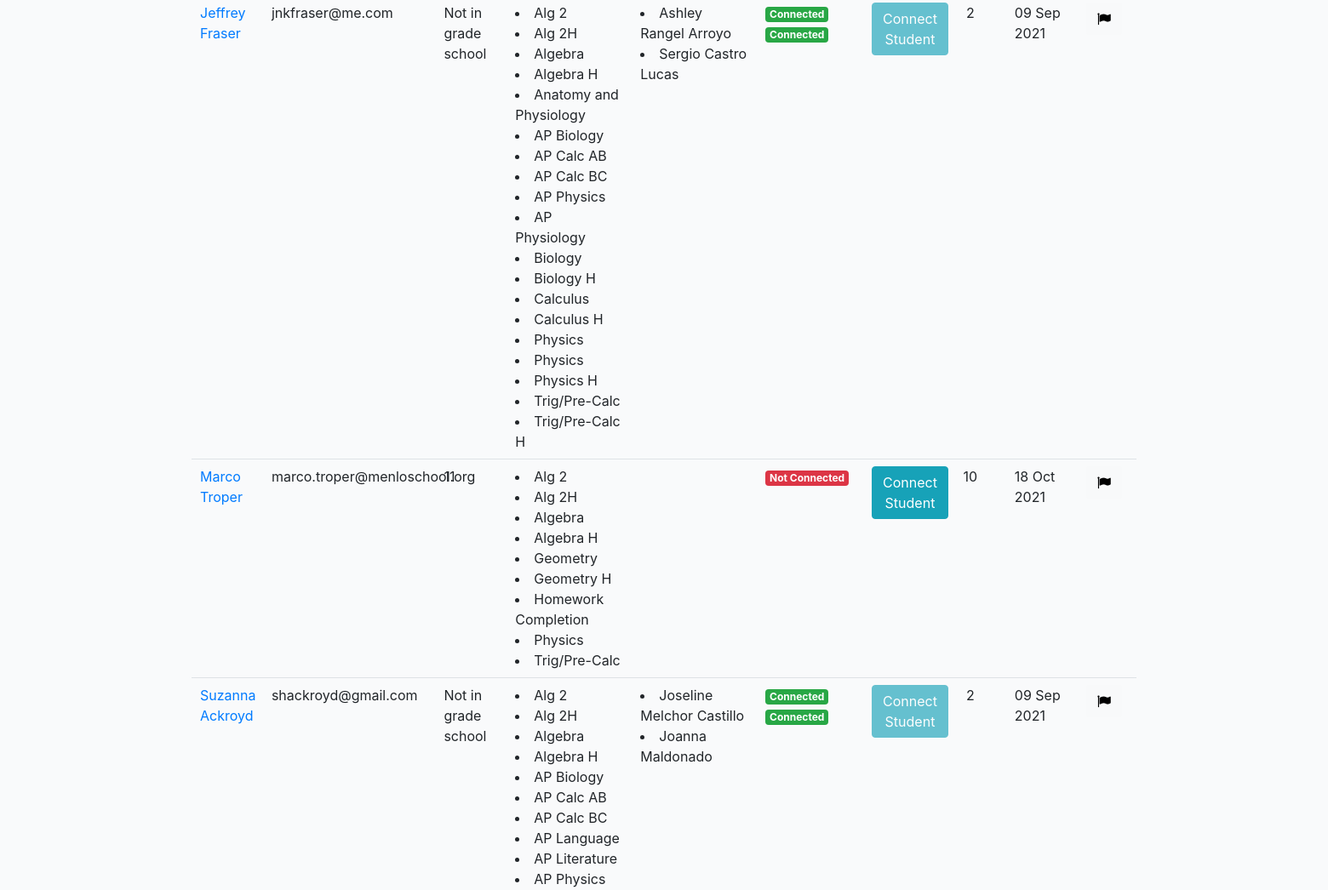
Before: /tutoring/tutors/ (signed in, middle part) with the older database file.
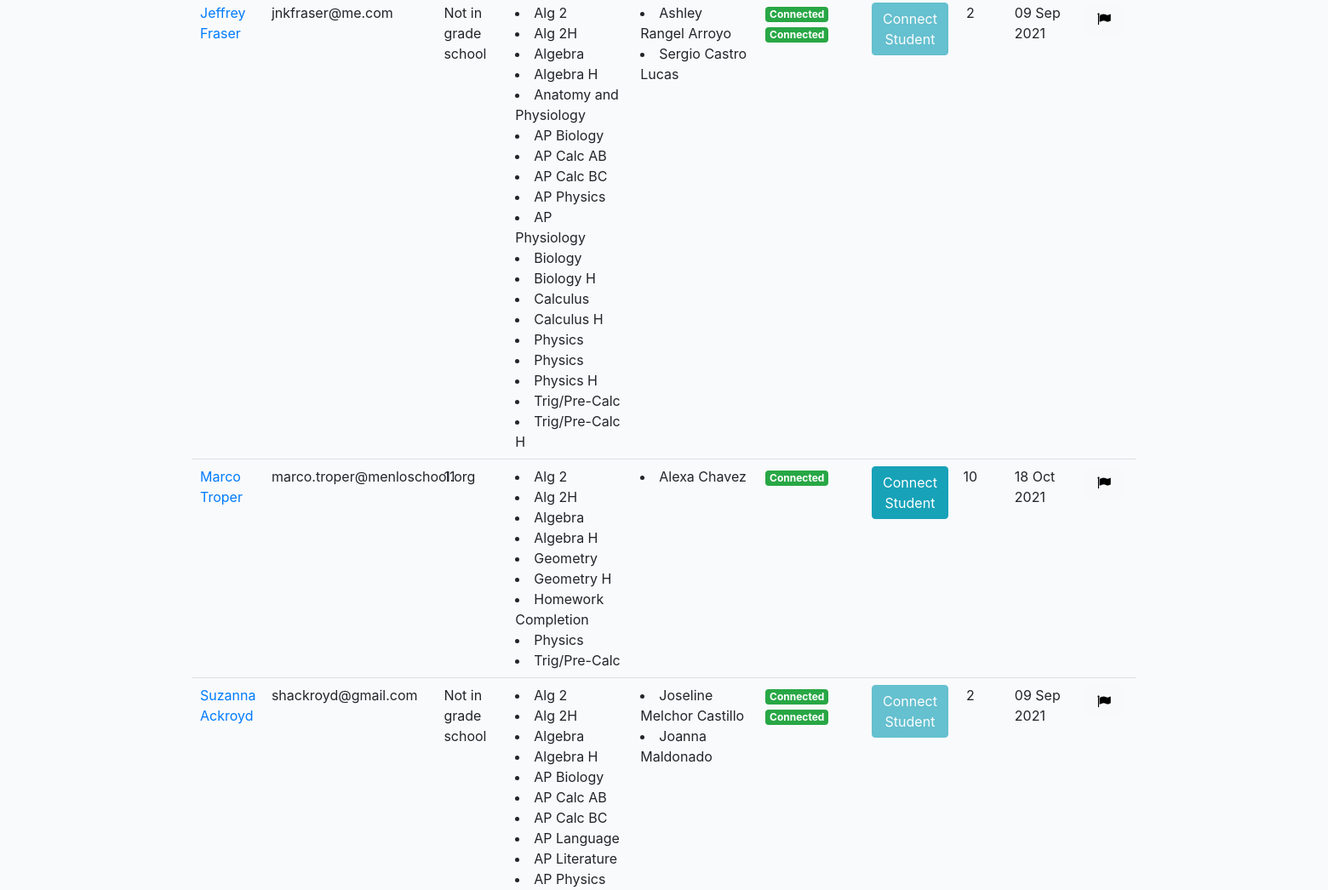
After: the same page with the newer database file.
### profiles/models.py (models this page shows, shortened)
class Profile(models.Model):
    role = models.CharField(max_length=200, choices=ROLE_CHOICES_PROFILE, null=True)
    avatar = models.ImageField(default='avatar.png', upload_to='avatars/')
    first_name = models.CharField(max_length=200, blank=True)
    last_name = models.CharField(max_length=200, blank=True)
    email = models.EmailField(max_length=200, blank=True)
    student_grade = models.CharField(null=True, blank=True, max_length=200, choices=STUDENT_GRADE_CHOICES)
    grade = models.CharField(null=True, blank=True, max_length=200, choices=GRADE_CHOICES)
    academic_advisor = models.ForeignKey(Academicadvisor, null=True, blank=True, on_delete=models.CASCADE, related_name='academic_advisor')
    academic_advisor_email = models.EmailField(max_length=200, blank=True)
    subjects = models.ManyToManyField(Subject, blank=True, related_name='subjects')
    school = models.CharField(max_length=200, blank=True)
    friends = models.ManyToManyField("self", blank=True, related_name='testfriends')
    updated = models.DateTimeField(auto_now=True)
    created = models.DateTimeField(auto_now_add=True)
    slug = models.SlugField(unique=True, blank=True)
    flag = models.BooleanField(default=False)
    parent1_first_name = models.CharField(max_length=200, blank=True)
    parent1_last_name = models.CharField(max_length=200, blank=True)
    parent1_phone = models.CharField(max_length=200, blank=True)
    parent1_email = models.EmailField(max_length=200, blank=True)
    student_capacity = models.IntegerField(null=True, blank=True)
    phone = models.CharField(max_length=200, blank=True)
    question = models.TextField(null=True, blank=True, max_length=1000)
    languages = models.ManyToManyField(Language, blank=True, related_name='subjects')
    comfortable_share_phone = models.BooleanField(default=False)
    permission_share_grade = models.BooleanField(default=False)
    optional_school_loop_profile_link = models.TextField(null=True, blank=True, max_length=500)
    optional_school_loop_username = models.TextField(null=True, blank=True, max_length=500)
    optional_school_loop_password = models.TextField(null=True, blank=True, max_length=500)
    parent_languages = models.CharField(null=True, blank=True, max_length=200, choices=LANGUAGE_CHOICES)
    age = models.IntegerField(null=True, blank=True)
    ethnic = models.CharField(null=True, blank=True, max_length=200, choices=ETHNIC_CHOICES)
    note = models.TextField(null=True, blank=True, max_length=1000)
    interest = models.ManyToManyField(Interest, blank=True, related_name='interest')
    check = models.CharField(null=True, blank=True, max_length=200, choices=YES_NO)
    status = models.CharField(null=True, blank=True, max_length=200, choices=PROFILE_STATUS, default='active')
    def get_absolute_url(self):
        return reverse("profiles:profile-detail-view", kwargs={"slug": self.slug})
    def get_friends(self):
        return self.friends.all()
    def get_friends_no(self):
        return self.friends.all().count()
    def get_subjects(self):
        return self.subjects.all()
    __initial_first_name = None
    __initial_last_name = None
    def __init__(self, *args, **kwargs):
        super().__init__(*args, **kwargs)
        self.__initial_first_name = self.first_name
        self.__initial_last_name = self.last_name

class Subject(models.Model):
    name = models.CharField(max_length=200, blank=True)
    def __str__(self):
        return self.name

### profiles/views.py (the view)
# urls.py: path('tutors/', TutorProfileListView.as_view(), name='tutor-profiles-view'),
@method_decorator(login_required, name='dispatch')
@method_decorator(allowed_users(allowed_roles=['tutor', 'admin']), name='dispatch')
class TutorProfileListView(ListView):
    model = Profile
    template_name = 'tutor/tutor-profile-list.html'
    def get_queryset(self):
        qs = Profile.objects.filter(role='tutor')
        return qs
    def get_context_data(self, **kwargs):
        context = super().get_context_data(**kwargs)
        active_recipients = []
        active_conn = Connection.objects.filter(status='connected')
        for i in active_conn:
            active_recipients.append(i.tutor.email)
        active_recipients = list(set(active_recipients))
        active_recipients = ("; ".join(active_recipients))
        context["active_recipients"] = active_recipients
        recipients = list(i for i in Profile.objects.filter(role='tutor').values_list('email', flat=True))
        recipients = ("; ".join(recipients))
        context["recipients"] = recipients
        return context

### cprofiles/context_processors.py (called while the page is built)
def choice_question(request):
    if(request.user.id):
        choice_unanswered_question_num = Question.objects.filter(status="UNANSWERED").count()
        choice_session_flag_num = Session.objects.filter(flag=True).count()
        return {
            'choice_unanswered_question_num' : choice_unanswered_question_num,
            'choice_session_flag_num' : choice_session_flag_num
        }
    return {}

### middleschool/context_processors.py (called while the page is built)
def middle_school_question(request):
    if(request.user.id):
        middle_school_unanswered_question_num = Question.objects.filter(status="UNANSWERED").count()
        middle_school_session_flag_num = Session.objects.filter(flag=True).count()
        return {
            'middle_school_unanswered_question_num' : middle_school_unanswered_question_num,
            'middle_school_session_flag_num' : middle_school_session_flag_num
        }
    return {}

### templates/tutor/tutor-profile-list.html (shortened to what this page needs)
{% extends 'base.html' %}
{% load static %}
{% block stylesheet %}{% static '/css/my_invites.css' %}{% endblock %}
{% block content %}
<p><a href="mailto:{{recipients}}">Click here to email All Tutors</a>
<p><a href="mailto:{{active_recipients}}">Click here to email Active Tutors</a>
    <div class="table-responsive-lg">
        <table id="myTable" class="table">
            <tbody>
                {% for obj in object_list %}
                <tr>
                    <td><a href="{{obj.get_absolute_url}}">{{obj.first_name}} {{obj.last_name}}</a></td>
                    <td>{{obj.email}}</td>
                    <td>{{obj.grade}}</td>
                    <td>
                        {% for subject in obj.get_subjects %}<li>{{subject}}</li>{% endfor %}
                    </td>
                    <td>
                        {% for friend in obj.get_friends %}<li>{{friend.first_name}} {{friend.last_name}} </li>{% endfor %}
                    </td>
                    <td>
                    {% if obj.status == 'deactivated' %}
                        <div><span class="badge badge-secondary">Deactivated</span></div>
                    {% else %}
                        {% for friend in obj.get_friends %}
                        <div><span class="badge badge-success">Connected</span></div>
                        {% empty %}
                        <div><span class="badge badge-danger">Not Connected</div>
                        {% endfor %}
                    {% endif %}
                    </td>
                    {% if obj.status == 'deactivated' %}
                    <td><a href="{% url 'profiles:tutor-detail-view' obj.slug %}"><button type="submit"
                                class="btn btn-info" disabled>Connect Student</button></a></td>
                    {% elif obj.student_capacity > obj.get_friends_no or obj.student_capacity == None %}
                    <td><a href="{% url 'profiles:tutor-detail-view' obj.slug %}"><button type="submit"
                                class="btn btn-info">Connect Student</button></a></td>
                    {% else %}
                    <td><a href="{% url 'profiles:tutor-detail-view' obj.slug %}"><button type="submit"
                                class="btn btn-info" disabled>Connect Student</button></a></td>
                    {% endif %}
                    <td class="capacity">{{ obj.student_capacity }}</td>
                    <td>{{ obj.created |date:"d M Y"  }}</td>
                    <td>
                        <form action="{% url 'profiles:flag-tutor' %}" method="POST" class='like-form' id='{{obj.id}}'>
                            <button type="submit" class="like_btn btn btn-light like-btn{{obj.id}}">
                                {% if obj.flag == False %}
                                <i class="fa fa-flag thumb{{obj.id}}" style="color:black"></i>
                                {% else %}
                                <i class="fa fa-flag thumb{{obj.id}}" style="color:red"></i>
                                <p class="flag">true</p>
                                {% endif %}
                            </button>
                        </form>
                    </td>
                </tr>
                {% endfor %}
            </tbody>
        </table>
    </div>
    {% endblock content %}

Changed rows visible on the page:
changed Profile "Marco": no longer shows "Not Connected"
now on this page (row edited): Profile: first_name "Alexa", last_name "Chavez"
